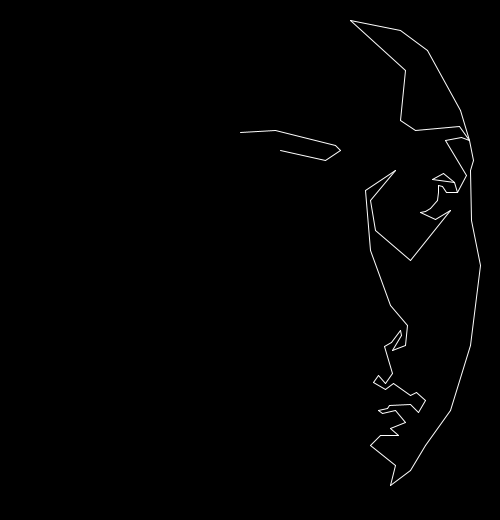
Frame 1 (no input)
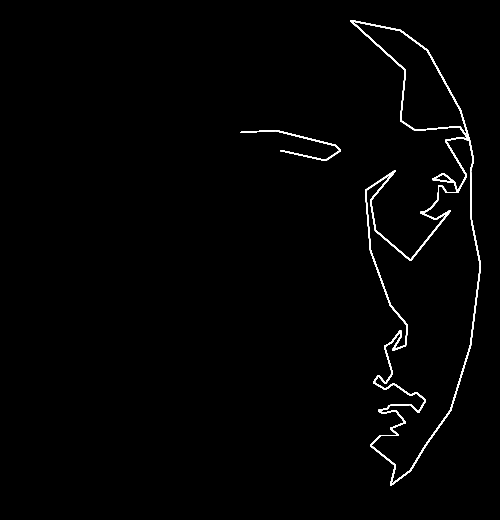
Frame 60 (the mouse pressed at the canvas centre just before this capture)
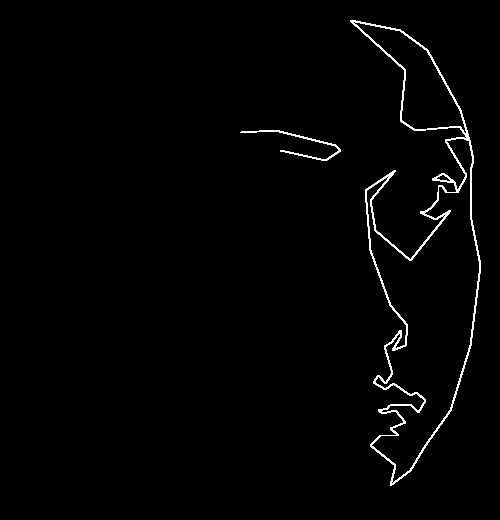
Frame 120 (the mouse held since frame 60 and released just before this capture)

The Processing sketch that drew these frames (run headless with seeded random() and noise(); from frame 60 on, the mouse is pressed at the canvas centre):

// Processing sketch: processing_88575
// ── processing_88575.pde

void setup(){
  size(500, 520);
  background(0,0,0);
}

void draw(){
stroke(255,255,255);
  line(395, 170, 370, 200);
  line(370, 200, 375, 230);
  line(375, 230, 410, 260);
  line(410, 260, 450, 210);
  line(450, 210, 435, 219);
  line(435, 219, 420, 212);
  //start arc here
  line(420, 212, 425, 211);
  line(425, 211, 430, 208);
  line(430, 208, 437, 200);
  line(437, 200, 438, 192);
  line(438, 192, 438, 185);
  //end iris
  line(438, 185, 442, 186);
  line(442, 186, 446, 192);
  line(446, 192, 457, 192);
  line(457, 192, 454, 182);
  line(454, 182, 432, 179);
  line(432, 179, 443, 173);
  line(443, 173, 454, 182);
  line(457, 192, 466, 175);
  line(466, 175, 445, 140);
  line(445, 140, 461, 137);
  //edge of eyebrow, remember for face outline
  line(461, 137, 469, 140);
  line(469, 140, 459, 126);
  line(459, 126, 415, 130);
  line(415, 130, 400, 120);
  line(400, 120, 405, 70);
  line(405, 70, 350, 20);
  line(350, 20, 400, 30);
  line(400, 30, 427, 50);
  line(427, 50, 460, 110);
  //remembered, and applied!
  line(460, 110, 469, 140);
  line(469, 140, 473, 160);
  line(473, 160, 470, 170);
  line(470, 170, 471, 220);
  line(471, 220, 480, 265);
  line(480, 265, 470, 345);
  line(470, 345, 450, 410);
  //chin, from face outline
  line(450, 410, 425, 445);
  line(425, 445, 410, 470);
  line(410, 470, 390, 485);
  line(390, 485, 395, 465);
  line(395, 465, 370, 445);
  line(370, 445, 380, 435);
  line(380, 435, 398, 435);
  line(398, 435, 390, 428);
  //lip
  line(390, 428, 405, 422);
  line(405, 422, 395, 410);
  line(395, 410, 382, 413);
  line(382, 413, 378, 410);
  line(378, 410, 387, 408);
  line(387, 408, 389, 405);
  line(389, 405, 410, 404);
  line(410, 404, 418, 412);
  line(418, 412, 425, 400);
  line(425, 400, 416, 392);
  line(416, 392, 410, 395);
  line(410, 395, 393, 383);
  line(393, 383, 385, 389);
  line(385, 389, 373, 382);
  line(373, 382, 378, 375);
  line(378, 375, 385, 383);
  line(385, 383, 392, 373);
  line(392, 373, 384, 346);
  line(384, 346, 391, 342);
  line(391, 342, 400, 330);
  line(400, 330, 401, 335);
  line(401, 335, 392, 350);
  line(392, 350, 405, 345);
  line(405, 345, 407, 325);
  line(407, 325, 390, 305);
  line(390, 305, 370, 250);
  line(370, 250, 365, 190);
  line(365, 190, 395, 170);
  //eyebrow
  line(280, 150, 325, 160);
  line(325, 160, 340, 150);
  line(340, 150, 335, 145);
  line(335, 145, 275, 130);
  line(275, 130, 240, 132);

}
